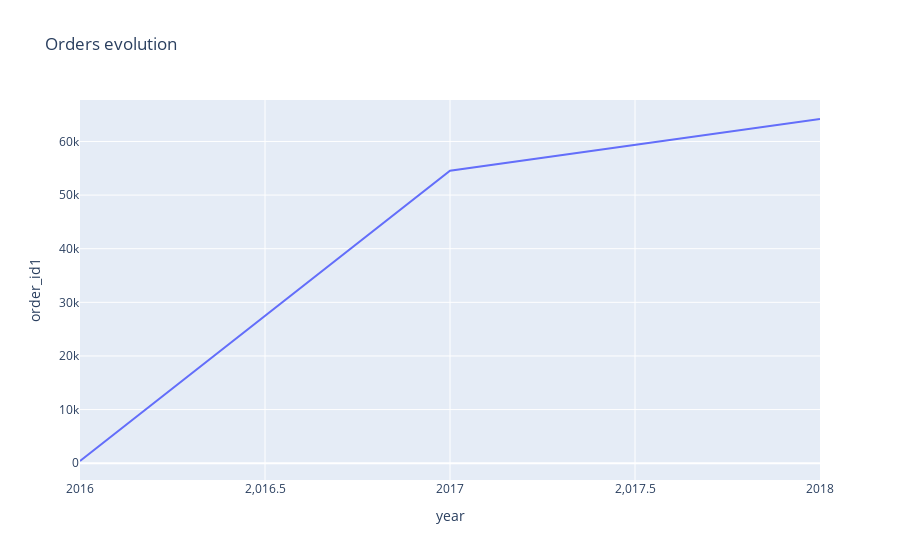

The cell this chart's notebook holds for it:
### Code cell
df282_aux = df2[['order_id', 'year']].groupby('year').count().reset_index()
cols = ['year', 'order_id1', 'order_id2', 'order_id3', 'order_id4']
df282_aux.columns = cols
df282_aux.drop(columns=['order_id2', 'order_id3', 'order_id4'], inplace= True  )
fig = px.line(df282_aux, x = 'year', y = 'order_id1', title= 'Orders evolution')
fig.show()

### Figure 1 — Plotly figure (JSON) as saved in the notebook; plotly's stock layout.template omitted (floating-point values rounded to 4 significant figures)
{"data": [{"hovertemplate": "year=%{x}<br>order_id1=%{y}<extra></extra>", "legendgroup": "", "line": {"color": "#636efa", "dash": "solid"}, "marker": {"symbol": "circle"}, "mode": "lines", "name": "", "orientation": "v", "showlegend": false, "type": "scatter", "x": [2016, 2017, 2018], "xaxis": "x", "y": [410, 54552, 64189], "yaxis": "y"}], "layout": {"legend": {"tracegroupgap": 0}, "title": {"text": "Orders evolution"}, "xaxis": {"anchor": "y", "domain": [0, 1], "title": {"text": "year"}}, "yaxis": {"anchor": "x", "domain": [0, 1], "title": {"text": "order_id1"}}}}
